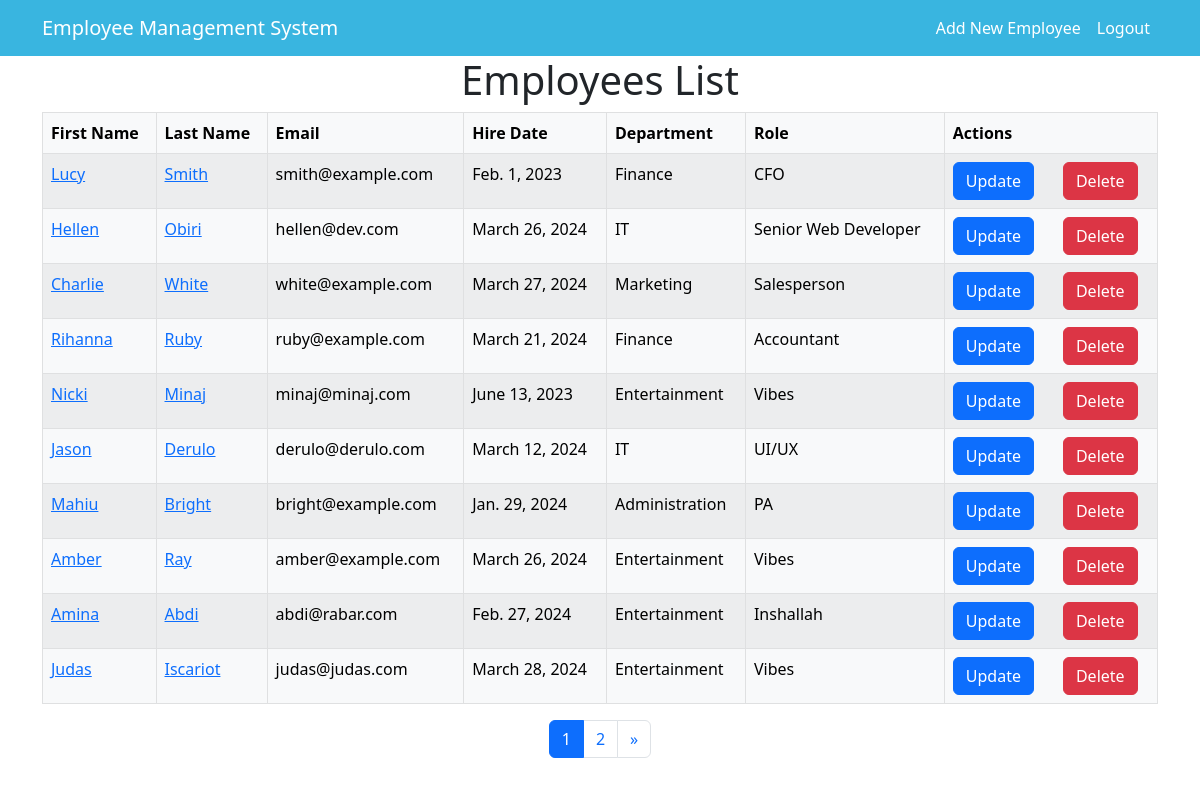
Page /list/ on the committed database.
### myApp/models.py (models this page shows, shortened)
class Employee(models.Model):
    first_name = models.CharField(max_length=100, null=False)
    last_name = models.CharField(max_length=100)
    email = models.EmailField(unique=True)
    hire_date = models.DateField()
    address = models.TextField(null=True)
    department = models.CharField(max_length=200)
    role = models.CharField(max_length=200)

### myApp/views.py (the view)
# urls.py: path('list/', views.employee_list, name='employee_list'),
def employee_list(request):
    employees = Employee.objects.all()
    paginator = Paginator(employees, 10)
    page_number = request.GET.get('page')
    employees_page = paginator.get_page(page_number)
    return render(request, 'employee_list.html', {'employees': employees_page})

### myApp/templates/employee_list.html (shortened to what this page needs)
<!DOCTYPE html>
<html lang="en">
<head>
    <link href="https://cdn.jsdelivr.net/npm/bootstrap@5.3.0-alpha1/dist/css/bootstrap.min.css" rel="stylesheet">
</head>
<body>
		<nav class="navbar navbar-expand-lg navbar-dark" style="background-color: #39B5E0;">
        <div class="container">
            <a class="navbar-brand" href="#">Employee Management System</a>
            <div class="collapse navbar-collapse justify-content-end" id="navbarNav">
                <ul class="navbar-nav">
                    <li class="nav-item">
                        <a class="nav-link" href="{% url 'myApp:create_employee' %}" style="color: white; ">Add New Employee</a>
                    </li>
                    <li class="nav-item">
                        <a class="nav-link" href="{% url 'myApp:user_logout' %}" style="color: white; ">Logout</a>
                    </li>
                </ul>
            </div>
        </div>
    </nav>
    <div class="container">
        <h1 class="text-center">Employees List</h1>
        <table class="table table-light table-striped table-hover table-bordered">
            <thead>
                <tr>
                    <th>First Name</th>
                    <th>Last Name</th>
                    <th>Email</th>
                    <th>Hire Date</th>
                    <th>Department</th>
                    <th>Role</th>
                    <th>Actions</th>
                </tr>
            </thead>
            <tbody>
                {% for employee in employees %}
                <tr>
					<td><a href="{% url 'myApp:employee_detail' pk=employee.pk %}">{{ employee.first_name }}</a></td>
					<td><a href="{% url 'myApp:employee_detail' pk=employee.pk %}">{{ employee.last_name }}</a></td>
                    <td>{{ employee.email }}</td>
                    <td>{{ employee.hire_date }}</td>
                    <td>{{ employee.department }}</td>
                    <td>{{ employee.role }}</td>
                    <td>
						<div class="row">
							<div class="col">
								<a href="{% url 'myApp:update_employee' pk=employee.pk %}" class="btn btn-primary">Update</a>
							</div>
							<div class="col">
								<form action="{% url 'myApp:delete_employee' pk=employee.pk %}" method="post">
									<button type="submit" class="btn btn-danger" onclick="return confirm('Are you sure you want to delete this employee?')">Delete</button>
                            	</form>
							</div>
                    </td>
                </tr>
                {% endfor %}
            </tbody>
        </table>
        <nav aria-label="Page navigation">
            <ul class="pagination justify-content-center">
				{% for page in employees.paginator.page_range %}
				<li class="page-item {% if employees.number == page %}active{% endif %}">
					 <a class="page-link" href="?page={{ page }}">{{ page }}</a>
				</li>
				{% endfor %}
				{% if employees.has_next %}
				<li class="page-item">
					<a class="page-link" href="?page={{ employees.paginator.num_pages }}" aria-label="Next">
						<span aria-hidden="true">&raquo;</span>
					</a>
				</li>
				{% else %}
				<li class="page-item disabled">
					<a class="page-link" href="#" tabindex="-1" aria-disabled="true">&raquo;</a>
				</li>
				{% endif %}
			</ul>
		</nav>
    </div>
</body>
</html>

### rows in the picture
Employee: first_name "Lucy", last_name "Smith", email "smith@example.com", hire_date "Feb. 1, 2023", department "Finance", role "CFO"
Employee: first_name "Hellen", last_name "Obiri", email "hellen@dev.com", hire_date "March 26, 2024", department "IT", role "Senior Web Developer"
Employee: first_name "Charlie", last_name "White", email "white@example.com", hire_date "March 27, 2024", department "Marketing", role "Salesperson"
Employee: first_name "Rihanna", last_name "Ruby", email "ruby@example.com", hire_date "March 21, 2024", department "Finance", role "Accountant"
Employee: first_name "Nicki", last_name "Minaj", email "minaj@minaj.com", hire_date "June 13, 2023", department "Entertainment", role "Vibes"
Employee: first_name "Jason", last_name "Derulo", email "derulo@derulo.com", hire_date "March 12, 2024", department "IT", role "UI/UX"
Employee: first_name "Mahiu", last_name "Bright", email "bright@example.com", hire_date "Jan. 29, 2024", department "Administration", role "PA"
Employee: first_name "Amber", last_name "Ray", email "amber@example.com", hire_date "March 26, 2024", department "Entertainment", role "Vibes"
Employee: first_name "Amina", last_name "Abdi", email "abdi@rabar.com", hire_date "Feb. 27, 2024", department "Entertainment", role "Inshallah"
Employee: first_name "Judas", last_name "Iscariot", email "judas@judas.com", hire_date "March 28, 2024", department "Entertainment", role "Vibes"

### other values in the picture
{{ page }} "1" "2"
